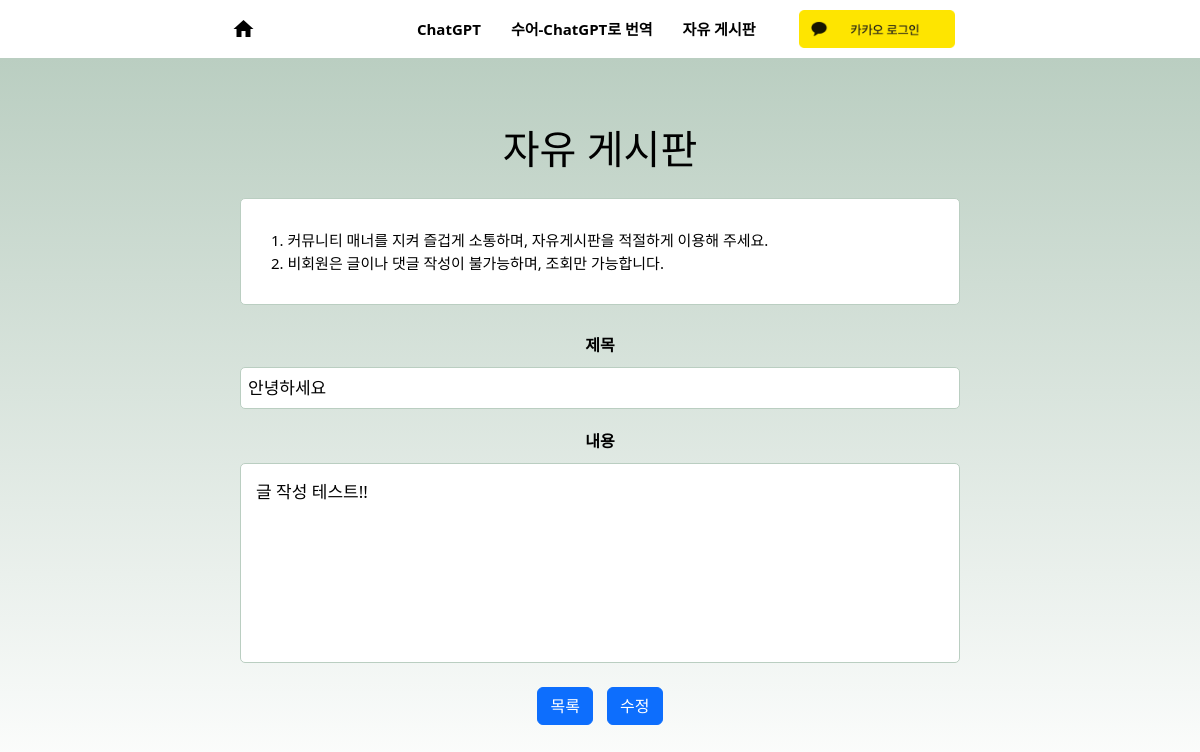
Page /board/modify/14/?page=1 on the earlier database version.
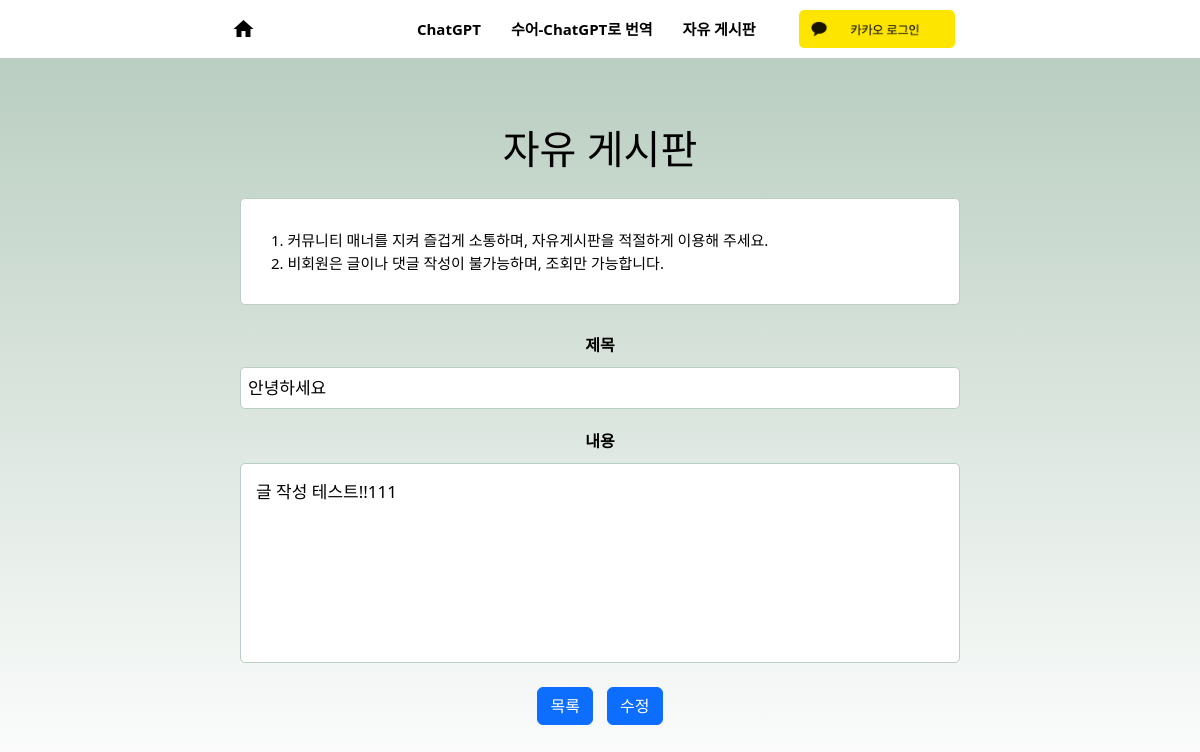
Same page on the later database version.
### board/models.py (models this page shows)
class Board(models.Model):
    board_id = models.AutoField(primary_key=True)
    user = models.ForeignKey(Users, on_delete=models.CASCADE)
    title = models.CharField(max_length=50)
    body = models.TextField()
    created_datetime = models.DateTimeField(auto_now_add=True)
    modified_datetime = models.DateTimeField(auto_now=True)
    is_deleted = models.BooleanField(default=False)

### board/views.py (the view)
# urls.py: path('modify/<int:board_id>/', views.board_modify_get, name='modify_get'),
def board_modify_get(request, board_id):
    post = models.Board.objects.get(board_id=board_id)
    context = {
        "cur_page": request.GET.get("page", 1),
        "post": post,
        "type": "modify"
    }
    return render(request, "board/write.html", context)

### board/templates/board/write.html (shortened to what this page needs)
{% extends 'base.html' %}
{% load static %}
{% block extrahead %}
<link rel="stylesheet" href="{% static 'board/common.css' %}">
<link rel="stylesheet" href="{% static 'board/write.css' %}">
{% endblock %}
{% block content %}
<div class="hero text-center text-white main">
    <div>
        <h2 class="display-6 mt-3">자유 게시판</h2>
        <div class="description mb-2">
            <p class="lead m-0" style="text-align: left;">
                1. 커뮤니티 매너를 지켜 즐겁게 소통하며, 자유게시판을 적절하게 이용해 주세요.<br/>
                2. 비회원은 글이나 댓글 작성이 불가능하며, 조회만 가능합니다.
            </p>
        </div>
        {% if type == "write" %}
            <form action="{% url 'board:write' %}" method="post">
        {% else %}
            <form action="{% url 'board:modify_post' %}" method="post">
        {% endif %}
                <label for="title">제목</label>
                <input type="text" id="title" name="title" maxlength="50" value="{{ post.title }}" required>
                <br>
                <label for="body">내용</label>
                <textarea id="body" name="body" rows="4" required>{{ post.body }}</textarea>
                <br>
                <div class="my-4">
                    <a href="/board/?page={{ cur_page }}" class="btn btn-primary" style="margin-right: 5px;">목록</a>
                    <button {% if type == "write" %}type="submit"{% else %}type="button" onClick="board_modify('{{ post.board_id }}', '{{ cur_page }}')"{% endif %} class="btn btn-primary" style="margin-left:5px;">{% if type == "write" %}작성{% else %}수정{% endif %}</button>
                </div>
            </form>
    </div>
</div>
{% endblock %}

Differences in the rows shown:
changed Board "안녕하세요": body "글 작성 테스트!!" → "글 작성 테스트!!111"
